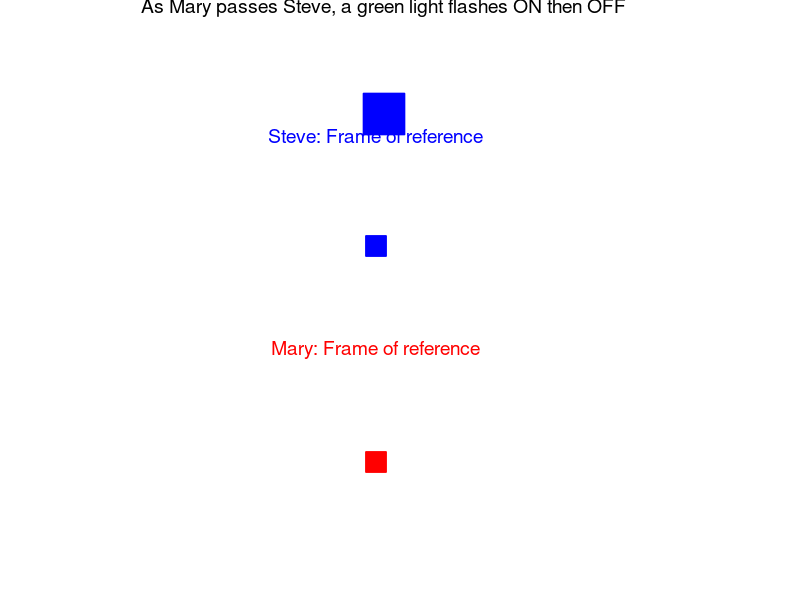

This figure's MATLAB source: (Note: this script raises an error after producing the figure.)
% mpSR03.m
% 190618  Matlab R2018b

% SPECIAL RELATIVITY ANIMATIONS
% Einstein's postulates
% A flash of light as seen by two obserers

% DOING PHYSICS ONLINE 
%    http://www.physics.usyd.edu.au/teach_res/mp/mphome.htm
% Scripts
%     http://www.physics.usyd.edu.au/teach_res/mp/mscripts/

% VISUAL PHYSICS ONLINE
%    http://www.physics.usyd.edu.au/teach_res/hsp/sp/spHome.htm

% Documentation
%    http://www.physics.usyd.edu.au/teach_res/hsp/sp/mod72/mod72A.htm

% Ian Cooper  ian.cooper@sydney.edu.au
% School of Physics, University of Sydney

close all
clear
clc

% ANIMATION and GIF file ==============================================

% file name for animated gif   
    ag_name = 'ag_SR.gif'; 
% Delay in seconds before displaying the next image  
    delay = 0.1;
    frame1 = 0;

% SETUP ===============================================================

% Steve: Fixed frame of reference (stationary)
% Mary:  Moving frame of reference (w.r.t Steve's frame)
% Number of time steps
  N = 121;
% Velocity of Mary's frame of reference w.r.t. Steve's frame of reference
  v = 8;
% Speed of light
  c = 13;
% Time in the Steve's frame and time step
  t = linspace(0,18,N);
  dt = t(2) - t(1);
% Position of Mary w.r.t. Steve
  xM = -65 + v.*t;
% limits for X axis
  xMin = -60;
  xMax = 60;
  xLmin = -85;
  xLmax = 85;
% Circle radius
  R = 0;
  
  
% GRAPHICS ============================================================

 figure(1)
   pos = [0.02 0.05 0.3 0.60];
   set(gcf,'Units','normalized')
   set(gcf,'Position',pos)
   set(gcf,'color','w')
    
for cc = 1 : N 
  subplot('position',[0.08,0.75,0.8,0.20])
     xlim([xMin xMax])
     ylim([-1 1])
 % Steve's position    
      xP = 0; yP = -0.4;
      Hplot = plot(xP,yP,'sb');
      set(Hplot,'markerfacecolor','b','markersize',30)
      hold on
     
 % Mary's position  
     xP = xM(cc);  yP = 0.4;    
     Hplot = plot(xP,yP,'sr');
     set(Hplot,'markerfacecolor','r','markersize',30)

% Light flash ON
     if xM(cc) > -10
      xP = 0; yP = 0;
      Hplot = plot(xP,yP,'og');
      set(Hplot,'markerfacecolor','g','markersize',20) 
     end

% Light flash OFF
     if xM(cc) > 10 
      xP = 0; yP = 0;
      Hplot = plot(xP,yP,'ow');
      set(Hplot,'markerfacecolor','w','markersize',20) 
     end
     
     H = title('As Mary passes Steve, a green light flashes ON then OFF'); 
     set(H,'fontweight','normal','fontsize',14)
     axis off
     xlim([xMin xMax])
     ylim([-1 1]) 
     pause(0.1)
     hold off 
 
 % Steve's Frame of reference  ----------------------------------------  
  subplot('position',[0.27,0.44,0.4,0.3])
     xlim([xLmin xLmax])
     ylim([xLmin xLmax])  
     axis square
     box on
 
      xP = 0; yP = 0;
      Hplot = plot(xP,yP,'sb');
      set(Hplot,'markerfacecolor','b','markersize',15)
      axis square
      hold on
      
     if xM(cc) > -10  && R < 125 
         [xP, yP] = circle(R,0,0);
         plot(xP,yP,'g','linewidth',4)  
         xlim([xLmin xLmax])
         ylim([xLmin xLmax]) 
         hold off    
     end 
     
     H = title('Steve: Frame of reference'); 
     set(H,'fontweight','normal','color','b','fontsize',14)
     axis off
     
 % Mary's Frame of reference   ----------------------------------------   
  subplot('position',[0.27,0.08,0.4,0.3])
     xlim([xLmin xLmax])
     ylim([xLmin xLmax])  
     axis square
     box on
 
     xP = 0; yP = 0;
      Hplot = plot(xP,yP,'sr');
      set(Hplot,'markerfacecolor','r','markersize',15)
      axis square
      hold on
     
     if xM(cc) > -10  && R < 125
         [xP, yP] = circle(R,0,0);
         plot(xP,yP,'g','linewidth',4)  
         xlim([xLmin xLmax])
         ylim([xLmin xLmax])  
         hold off
         axis square
         R = R + c*dt;
     end
     
     H = title('Mary: Frame of reference');
     set(H,'fontweight','normal','color','r','fontsize',14)
     
     H = text(50,-90,'mpSR03.m');
     set(H,'fontweight','normal','color','k','fontsize',8)
     
    axis off
    
     frame1 = frame1 + 1;
         frame = getframe(1);
         im = frame2im(frame);
         [imind,cm] = rgb2ind(im,256);
         % On the first loop, create the file. In subsequent loops, append.
         if frame1 == 1
           imwrite(imind,cm,ag_name,'gif','DelayTime',delay,'loopcount',inf);
         else
          imwrite(imind,cm,ag_name,'gif','DelayTime',delay,'writemode','append');
         end
end
  
  function [xP, yP] = circle(aC,xC,yC)
    theta = linspace(0,2*pi,501);
    xP = xC + aC.*cos(theta);
    yP = yC + aC.*sin(theta);
  end
   
